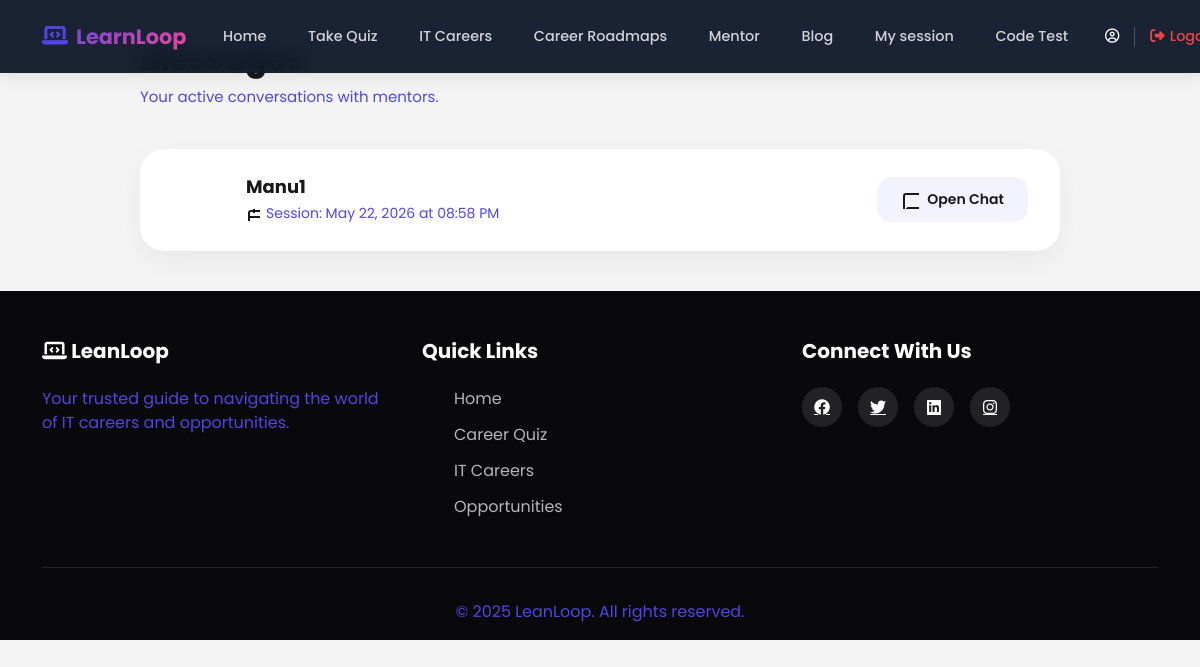
The app's page /chat/inbox/ (signed in), older data.
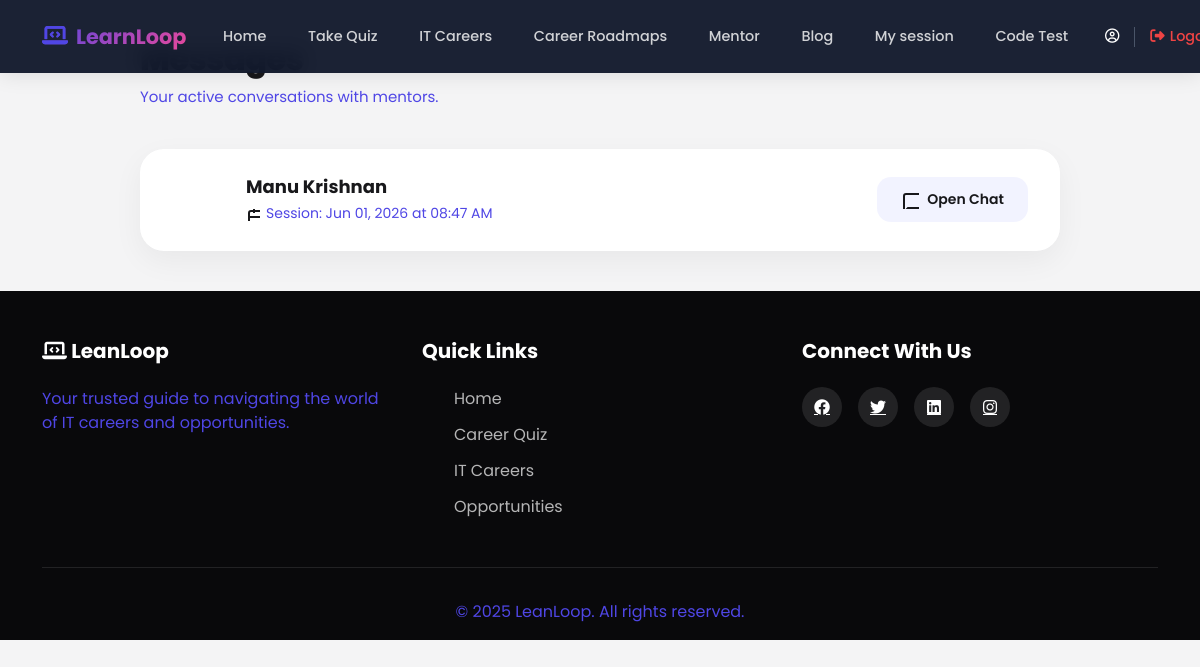
The same page, newer data.
### mentor/models.py (models this page shows, shortened)
class MentorshipSession(models.Model):
    STATUS_CHOICES = [
        ('pending', 'Pending'),
        ('accepted', 'Accepted'),
        ('declined', 'Declined'),
        ('completed', 'Completed'),
        ('cancelled', 'Cancelled'),
    ]
    DURATION_CHOICES = [
        (30, '30 minutes'),
        (60, '60 minutes'),
    ]
    mentor = models.ForeignKey(
        CustomUser,
        on_delete=models.CASCADE,
        related_name='mentor_sessions',
        limit_choices_to={'role': 'mentor'}
    )
    student = models.ForeignKey(
        CustomUser,
        on_delete=models.CASCADE,
        related_name='student_sessions'
    )
    scheduled_date = models.DateField()
    scheduled_time = models.TimeField()
    duration = models.IntegerField(choices=DURATION_CHOICES, default=30)
    fee_amount = models.IntegerField(default=0)
    status = models.CharField(max_length=20, choices=STATUS_CHOICES, default='pending')
    topic = models.CharField(max_length=200, blank=True, null=True)
    notes = models.TextField(blank=True, null=True)  # ✅ Changed from 'note' to 'notes'
    meeting_link = models.URLField(blank=True, null=True)
    created_at = models.DateTimeField(auto_now_add=True)
    updated_at = models.DateTimeField(auto_now=True)
    completed_at = models.DateTimeField(blank=True, null=True)
    class Meta:
        verbose_name = "Mentorship Session"
        verbose_name_plural = "Mentorship Sessions"
        ordering = ['-scheduled_date', '-scheduled_time']

### accounts/models.py (models this page shows, shortened)
class CustomUser(AbstractUser):
    ROLE_CHOICES = (
        ('user', 'User'),
        ('mentor', 'Mentor'),
        ('Admin', 'Admin'),
    )
    role = models.CharField(
        max_length=10,
        choices=ROLE_CHOICES,
        default='user'
    )
    phone_regex = RegexValidator(
    regex=r'^[9876]\d{9}$',
    message="Phone number must be a 10-digit number and start with 9, 8, 7, or 6."
    )
    phone_number = models.CharField(
        max_length=10,
        blank=True,
        null=True,
        validators=[phone_regex],
        unique=True,
        help_text='Enter 10 digit phone number'
    )
    previous_experience = models.BooleanField(blank=True, null=True,verbose_name="Previous Experience")
    is_approved=models.BooleanField(default=False)
    GENDER_CHOICES = [
        ('male', 'Male'),
        ('female', 'Female'),
        ('other', 'Other'),
        ('prefer_not_to_say', 'Prefer not to say'),
    ]
    gender = models.CharField(
        max_length=20,
        choices=GENDER_CHOICES,
        blank=False,
        null=False
    )
    profile_photo = models.ImageField(upload_to='profile_photos/', blank=False, null=True)
    education = models.CharField(max_length=200, blank=True, null=True)
    career_domain = models.CharField(max_length=100, blank=True, null=True)
    profession = models.CharField(max_length=100, blank=False, null=True)
    experience_years = models.PositiveIntegerField(
        null=True,
        blank=False,
    )
    expertise = models.CharField(
        blank=False,
        null=True,
        max_length=100,
    )
    bio = models.CharField(
        blank=False,
        null=True,
    )
    linkedin = models.URLField(blank=True, null=True)
    portfolio = models.URLField(blank=True, null=True)
    available_days = models.JSONField(default=list)  # ["mon", "wed", "fri"]
    available_from = models.TimeField(default="09:00")
    available_to = models.TimeField(default="17:00")
    session_duration = models.CharField(
        max_length=10,
        choices=[
            ('30', '30 Minutes'),
            ('60', '60 Minutes'),
        ],null=True, blank=False
    )
    intro_video = models.FileField(upload_to="mentor_videos/", blank=True, null=True)
    created_at = models.DateTimeField(
        auto_now_add=True,
        null=True
    )

### chat/views.py (the view)
# urls.py: path('inbox/', views.chat_inbox, name='chat_inbox'),
@login_required
def chat_inbox(request):
    if request.user.role == 'mentor':
        sessions = MentorshipSession.objects.filter(
            mentor=request.user,
            status__in=['accepted', 'completed']
        ).select_related('student').order_by('-updated_at')
        unique_sessions = []
        seen_users = set()
        for session in sessions:
            if session.student_id not in seen_users:
                unique_sessions.append(session)
                seen_users.add(session.student_id)
        sessions_to_display = unique_sessions
        base_template = 'dashboard/mentorbase.html'
    else:
        sessions = MentorshipSession.objects.filter(
            student=request.user,
            status__in=['accepted', 'completed']
        ).select_related('mentor').order_by('-updated_at')
        unique_sessions = []
        seen_users = set()
        for session in sessions:
            if session.mentor_id not in seen_users:
                unique_sessions.append(session)
                seen_users.add(session.mentor_id)
        sessions_to_display = unique_sessions
        base_template = 'dashboard/userbase.html'
    context = {
        'sessions': sessions_to_display,
        'base_template': base_template
    }
    return render(request, 'chat/chat_inbox.html', context)

### chat/templates/chat/chat_inbox.html (shortened to what this page needs)
{% extends base_template %}
{% block content %}
<div class="inbox-page">
    <div class="inbox-header">
        <h1>Messages</h1>
        <p>Your active conversations with {% if request.user.role == 'mentor' %}students{% else %}mentors{% endif %}.</p>
    </div>
    <div class="chat-list">
        {% for session in sessions %}
        <div class="chat-item">
            <div class="chat-info">
                <div class="chat-avatar">
                </div>
                <div class="chat-details">
                    <h4>
                        {% if request.user.role == 'mentor' %}
                            {{ session.student.first_name }} {{ session.student.last_name|default:'' }}
                            {% if not session.student.first_name %}{{ session.student.username }}{% endif %}
                        {% else %}
                            {{ session.mentor.first_name }} {{ session.mentor.last_name|default:'' }}
                            {% if not session.mentor.first_name %}{{ session.mentor.username }}{% endif %}
                        {% endif %}
                    </h4>
                    <p>
                        <svg width="14" height="14" fill="none" stroke="currentColor" stroke-width="2"><rect x="3" y="4" width="18" height="18" rx="2" ry="2"/><line x1="16" y1="2" x2="16" y2="6"/><line x1="8" y1="2" x2="8" y2="6"/><line x1="3" y1="10" x2="21" y2="10"/></svg>
                        Session: {{ session.scheduled_date|date:"M d, Y" }} at {{ session.scheduled_time|time:"h:i A" }}
                    </p>
                </div>
            </div>
            <a href="{% url 'chat_room' session.id %}" class="chat-action">
                <svg width="18" height="18" fill="none" stroke="currentColor" stroke-width="2"><path d="M21 15a2 2 0 0 1-2 2H7l-4 4V5a2 2 0 0 1 2-2h14a2 2 0 0 1 2 2z"/></svg>
                Open Chat
            </a>
        </div>
        {% empty %}
        <div class="empty-state">
            <span class="icon">💬</span>
            No active conversations right now.
        </div>
        {% endfor %}
    </div>
</div>
{% endblock %}

Row changes from the older to the newer data that the page shows:
no longer on this page (row edited): MentorshipSession: mentor.username "Manu1", scheduled_date "May 22, 2026", scheduled_time "08:58 PM"
added MentorshipSession: mentor.first_name "Manu", mentor.last_name "Krishnan", scheduled_date "Jun 01, 2026", scheduled_time "08:47 AM"
